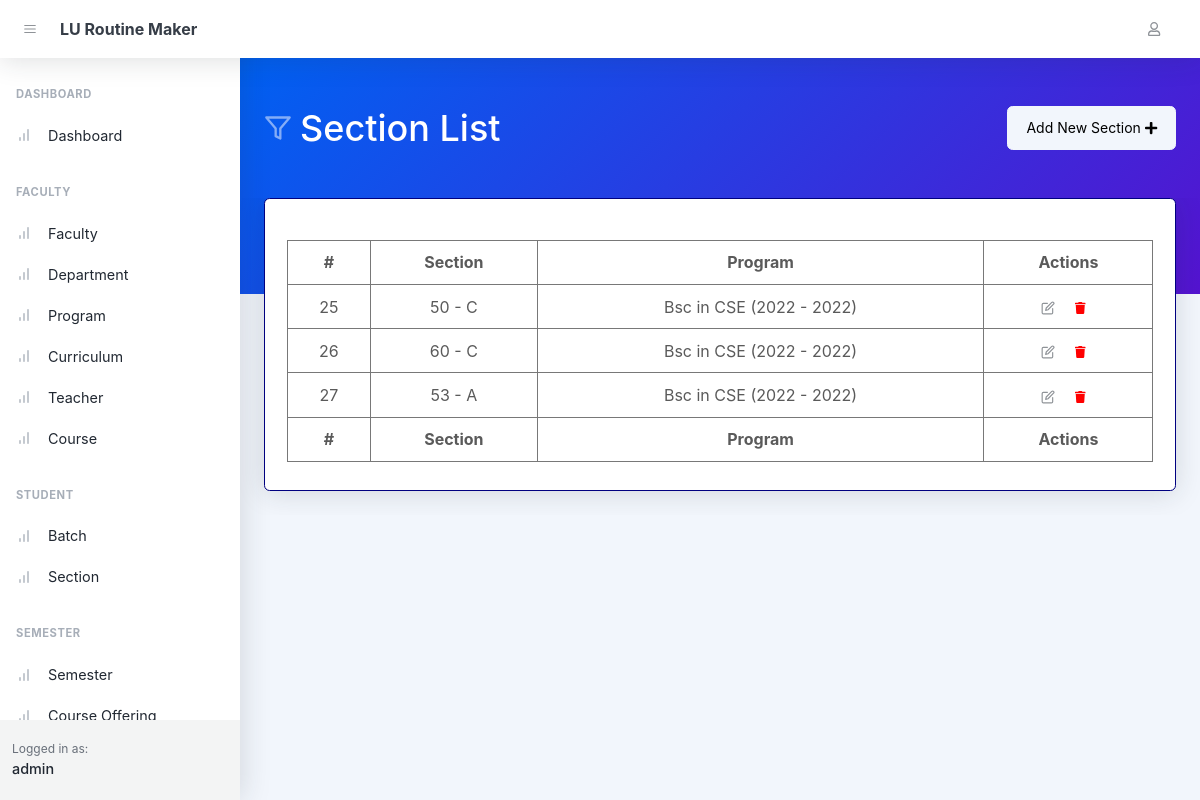
The page /sections/ (signed in) on the database as committed earlier.
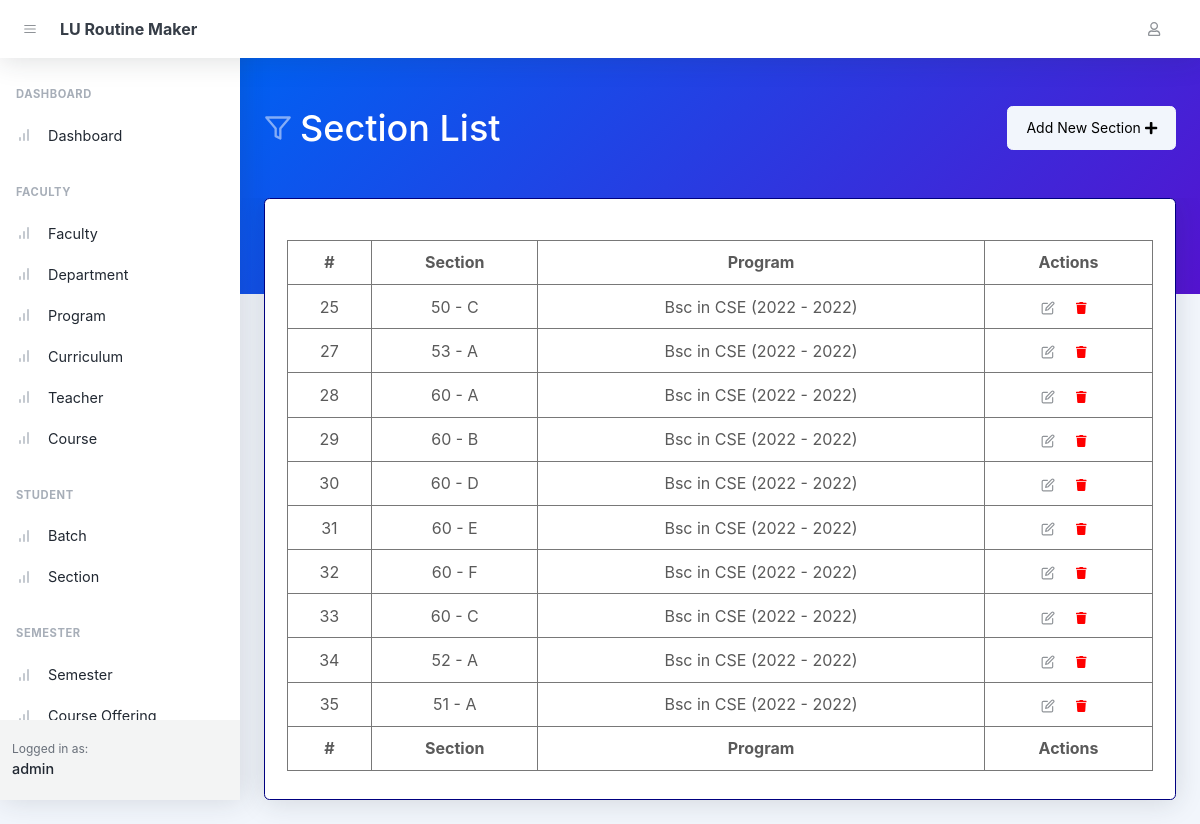
The same page on the database as committed later.
### student/models.py (models this page shows, shortened)
class Section(AbstractTimestampModel):
    batch = models.ForeignKey(
        verbose_name=_('Batch'),
        to="student.Batch",
        related_name="sections",
        on_delete=models.DO_NOTHING
    )
    section = models.CharField(verbose_name=_("Section"), max_length=64)
    parent_section = models.ForeignKey(
        verbose_name=_("Parent Section"),
        to="student.Section",
        related_name="child_sections",
        on_delete=models.DO_NOTHING,
        null=True
    )
    class Meta:
        verbose_name = _('Section')
        verbose_name_plural = _('Sections')

class Batch(AbstractTimestampModel):
    batch = models.IntegerField(verbose_name=_("Batch"))
    curriculum = models.ForeignKey(
        verbose_name=_("Curriculum"),
        to="faculty.Curriculum",
        related_name="batches",
        on_delete=models.DO_NOTHING
    )
    class Meta:
        verbose_name = _('Batch')
        verbose_name_plural = _('Batches')

### faculty/models.py (models this page shows, shortened)
class Curriculum(AbstractTimestampModel):
    program = models.ForeignKey(
        verbose_name=_('Program'),
        to='faculty.Program',
        related_name='curriculums',
        on_delete=models.CASCADE,
    )
    total_credit = models.FloatField(verbose_name=_('Total Credit'))
    start_effect_date = models.DateField(verbose_name=_('Start Effect Date'))
    end_effect_date = models.DateField(verbose_name=_(
        'End Effect Date'), null=True, blank=True)
    active = models.BooleanField(verbose_name=_('Active'))

class Program(AbstractTimestampModel):
    program_id = models.CharField(verbose_name=_(
        'Short Code'), max_length=32, unique=True)
    title = models.CharField(verbose_name=_('Program'), max_length=255)
    department = models.ForeignKey(
        verbose_name=_('Department'),
        to='faculty.Department',
        related_name='programs',
        on_delete=models.CASCADE,
        null=True
    )
    class Meta:
        verbose_name = _('Program')
        verbose_name_plural = _('Programs')

class Department(AbstractTimestampModel):
    department_id = models.CharField(verbose_name=_(
        'Short Code'), max_length=32, unique=True)
    title = models.CharField(verbose_name=_(
        'Title'), max_length=255, unique=True)
    faculty = models.ForeignKey(
        verbose_name=_('Faculty'),
        to='faculty.Faculty',
        related_name='departments',
        on_delete=models.CASCADE,
        null=True
    )
    class Meta:
        verbose_name = _('Department')
        verbose_name_plural = _('Departments')

### student/views.py (the view)
# urls.py: path('sections/', views.SectionListView.as_view(), name='section_list'),
@method_decorator(login_required, name='dispatch')
class SectionListView(ListView):
    model = Section
    template_name = 'section_list.html'
    context_object_name = 'sections'
    def get_context_data(self, **kwargs):
        context = super().get_context_data(**kwargs)
        context['user'] = self.request.user
        return context

### student/templates/section_list.html (shortened to what this page needs)
{% extends 'base.html' %}
{% block body_header %}
    <header class="page-header page-header-dark bg-gradient-primary-to-secondary pb-10">
        <div class="container-xl px-4">
            <div class="page-header-content pt-4">
                <div class="d-flex justify-content-between">
                    <div class="col-auto mt-4">
                        <h1 class="page-header-title">
                            <div class="page-header-icon"><i data-feather="filter"></i></div>
                            Section List
                        </h1>
                    </div>
                    <div class="mt-4">
                        <a href="{% url 'student:section_create' %}" class="btn btn-light">Add New Section&nbsp;<i class="fas fa-plus"></i> </a>
                    </div>
                </div>
            </div>
        </div>
    </header>
{% endblock body_header %}
{% block body %}
    <div class="container-xl px-4 mt-n10">
        <div class="card mb-4">
            <div class="card-body">
                <table id="datatablesSimple">
                    <thead>
                    <tr>
                        <th>#</th>
                        <th>Section</th>
                        <th>Program</th>
                        <th>Actions</th>
                    </tr>
                    </thead>
                    <tfoot>
                    <tr>
                        <th>#</th>
                        <th>Section</th>
                        <th>Program</th>
                        <th>Actions</th>
                    </tr>
                    </tfoot>
                    <tbody>
                    {% for section in sections %}
                        <tr>
                            <td>{{ section.id }}</td>
                            <td>{{ section.batch.batch }} - {{ section.section }}</td>
                            <td>{{ section.batch.curriculum.program.program_id }}
                                in {{ section.batch.curriculum.program.department.department_id }}
                                ({{ section.batch.curriculum.start_effect_date|date:"Y" }}
                                - {{ section.batch.curriculum.end_effect_date|date:"Y" }})</td>
                            <td class="text-center">
                                <a href="{% url 'student:section_update' %}?id={{ section.id }}" class="btn btn-datatable btn-icon btn-transparent-dark me-2"><i
                                        data-feather="edit"></i>
                                </a>
                                <a href="{% url 'student:section_delete' section.id %}"
                                        class="btn btn-datatable btn-icon btn-transparent-dark me-2">
                                        <i class="fa fa-trash delete" aria-hidden="true"></i>
                                </a>
                            </td>
                        </tr>
                    {% endfor %}
                    </tbody>
                </table>
            </div>
        </div>
    </div>
{% endblock %}

Rows that differ between the two databases and show on the page:
removed Section: id "26", batch.batch "60", section "C", batch.curriculum.program.program_id "Bsc", batch.curriculum.program.department.department_id "CSE", batch.curriculum.start_effect_date "2022", batch.curriculum.end_effect_date "2022"
added Section: id "28", batch.batch "60", section "A", batch.curriculum.program.program_id "Bsc", batch.curriculum.program.department.department_id "CSE", batch.curriculum.start_effect_date "2022", batch.curriculum.end_effect_date "2022"
added Section: id "29", batch.batch "60", section "B", batch.curriculum.program.program_id "Bsc", batch.curriculum.program.department.department_id "CSE", batch.curriculum.start_effect_date "2022", batch.curriculum.end_effect_date "2022"
added Section: id "30", batch.batch "60", section "D", batch.curriculum.program.program_id "Bsc", batch.curriculum.program.department.department_id "CSE", batch.curriculum.start_effect_date "2022", batch.curriculum.end_effect_date "2022"
added Section: id "31", batch.batch "60", section "E", batch.curriculum.program.program_id "Bsc", batch.curriculum.program.department.department_id "CSE", batch.curriculum.start_effect_date "2022", batch.curriculum.end_effect_date "2022"
added Section: id "32", batch.batch "60", section "F", batch.curriculum.program.program_id "Bsc", batch.curriculum.program.department.department_id "CSE", batch.curriculum.start_effect_date "2022", batch.curriculum.end_effect_date "2022"
added Section: id "33", batch.batch "60", section "C", batch.curriculum.program.program_id "Bsc", batch.curriculum.program.department.department_id "CSE", batch.curriculum.start_effect_date "2022", batch.curriculum.end_effect_date "2022"
added Section: id "34", batch.batch "52", section "A", batch.curriculum.program.program_id "Bsc", batch.curriculum.program.department.department_id "CSE", batch.curriculum.start_effect_date "2022", batch.curriculum.end_effect_date "2022"
added Section: id "35", batch.batch "51", section "A", batch.curriculum.program.program_id "Bsc", batch.curriculum.program.department.department_id "CSE", batch.curriculum.start_effect_date "2022", batch.curriculum.end_effect_date "2022"
